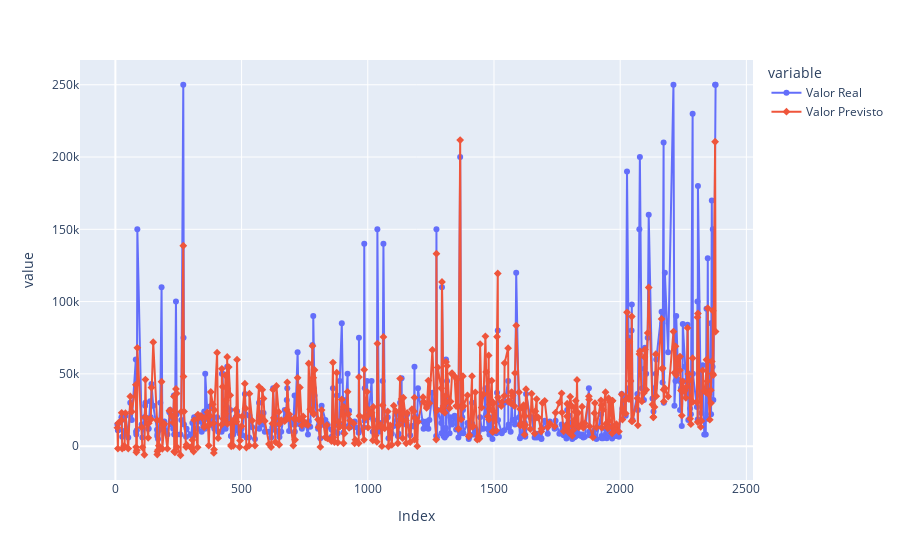

Notebook code for this chart:
### Code cell
px.line(dfc, x='Index', y=['Valor Real', 'Valor Previsto'], color='variable', symbol='variable')

### Figure 1 — Plotly figure (JSON) as saved in the notebook; plotly's stock layout.template omitted (floating-point values rounded to 4 significant figures; data arrays with more than 128 entries replaced by an {"elided": "..."} marker saying what was removed)
{"data": [{"hovertemplate": "variable=Valor Real<br>Index=%{x}<br>value=%{y}<extra></extra>", "legendgroup": "Valor Real", "line": {"color": "#636efa", "dash": "solid"}, "marker": {"symbol": "circle"}, "mode": "lines+markers", "name": "Valor Real", "orientation": "v", "showlegend": true, "type": "scatter", "x": {"elided": "480 int values"}, "xaxis": "x", "y": {"elided": "480 int values"}, "yaxis": "y"}, {"hovertemplate": "variable=Valor Previsto<br>Index=%{x}<br>value=%{y}<extra></extra>", "legendgroup": "Valor Previsto", "line": {"color": "#EF553B", "dash": "solid"}, "marker": {"symbol": "diamond"}, "mode": "lines+markers", "name": "Valor Previsto", "orientation": "v", "showlegend": true, "type": "scatter", "x": {"elided": "480 int values"}, "xaxis": "x", "y": {"elided": "480 int values"}, "yaxis": "y"}], "layout": {"legend": {"title": {"text": "variable"}, "tracegroupgap": 0}, "margin": {"t": 60}, "xaxis": {"anchor": "y", "domain": [0, 1], "title": {"text": "Index"}}, "yaxis": {"anchor": "x", "domain": [0, 1], "title": {"text": "value"}}}}
